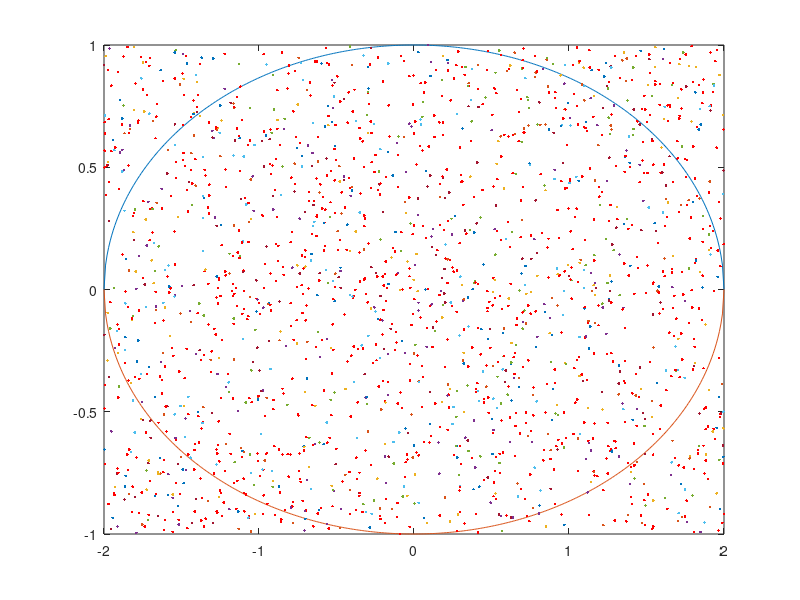

The MATLAB script that drew this image:

% Problem 5
%
% February 10, 2021
% Group 2: Mark Kim, Amber Hardigan, Adrian Lopez, Nyan Tun, Alyssa Reyes


% plot the ellipse
 x = [-2 : 0.01 : 2]; y = sqrt(1 - x.^2/4);
 plot(x,y,-x,-y);
 hold on
% plot 1000 random points in the ellipse and count how many landed inside
 inside = 0; 
 for counter = 1:1000
% pick a random point in [-2,2]x[-1,1]
 x = 4*rand - 2;  y = 2*rand - 1;
% plot the point
 plot(x,y, '.r', -x, -y);
% check if the point is inside the ellipe
% count the number of points inside the ellipse 
 if (x^2 / 4 + y^2 <= 1)
 inside = inside + 1;
 end
 end

 %estimate the area inside the ellipse 
 area = inside / 1000 * 8;
 
 outside = 1000-inside; 
 
 %estimate the expected mean and variance of Xi
 mean = inside/1000 * 1 + outside/1000 * 0; 
 expectedArea = inside/1000 * 1^2 + outside/1000 * 0^2;
 variance = expectedArea - mean^2;
